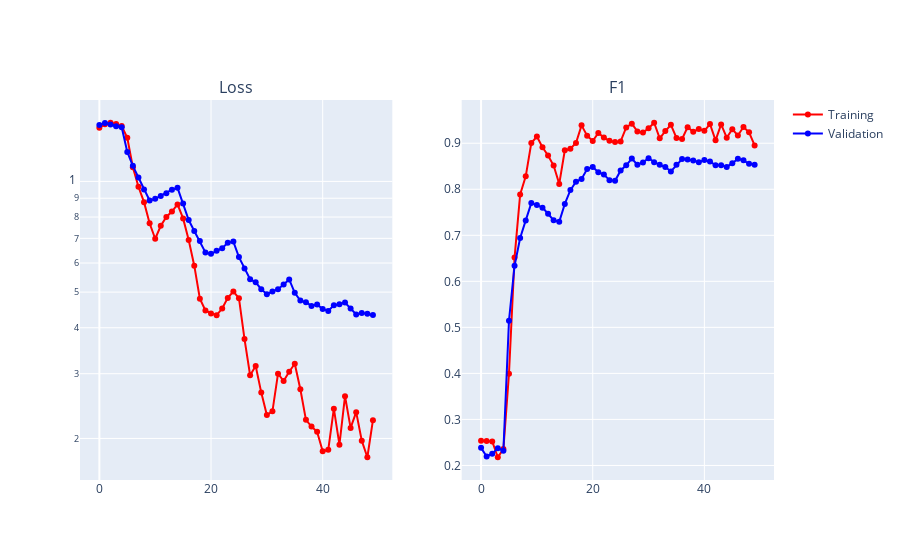
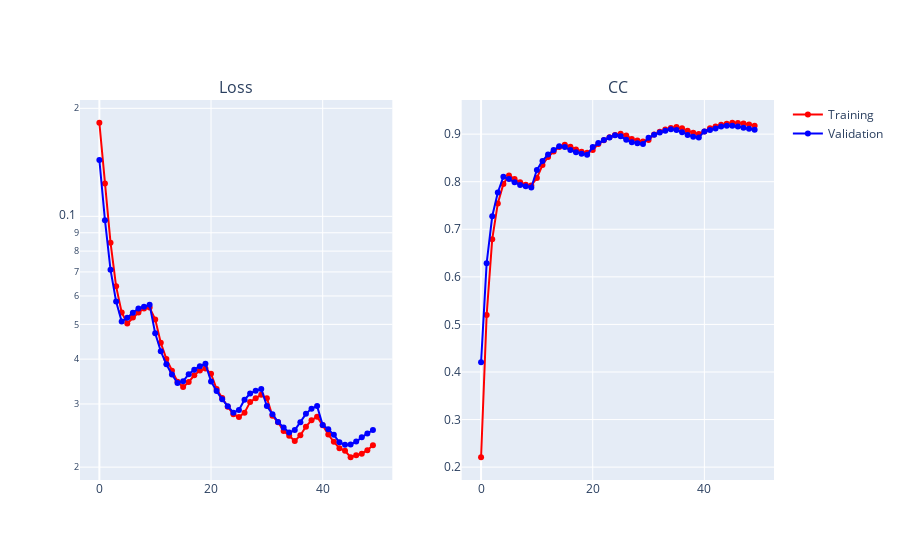

The cell these charts' notebook holds for them, in order:
### Markdown cell above
Visualize the loss function progression

### Code cell
plots.plot_training_results_segmentation(rv[2]).show()
plots.plot_training_results_regression(rv[1]).show()
